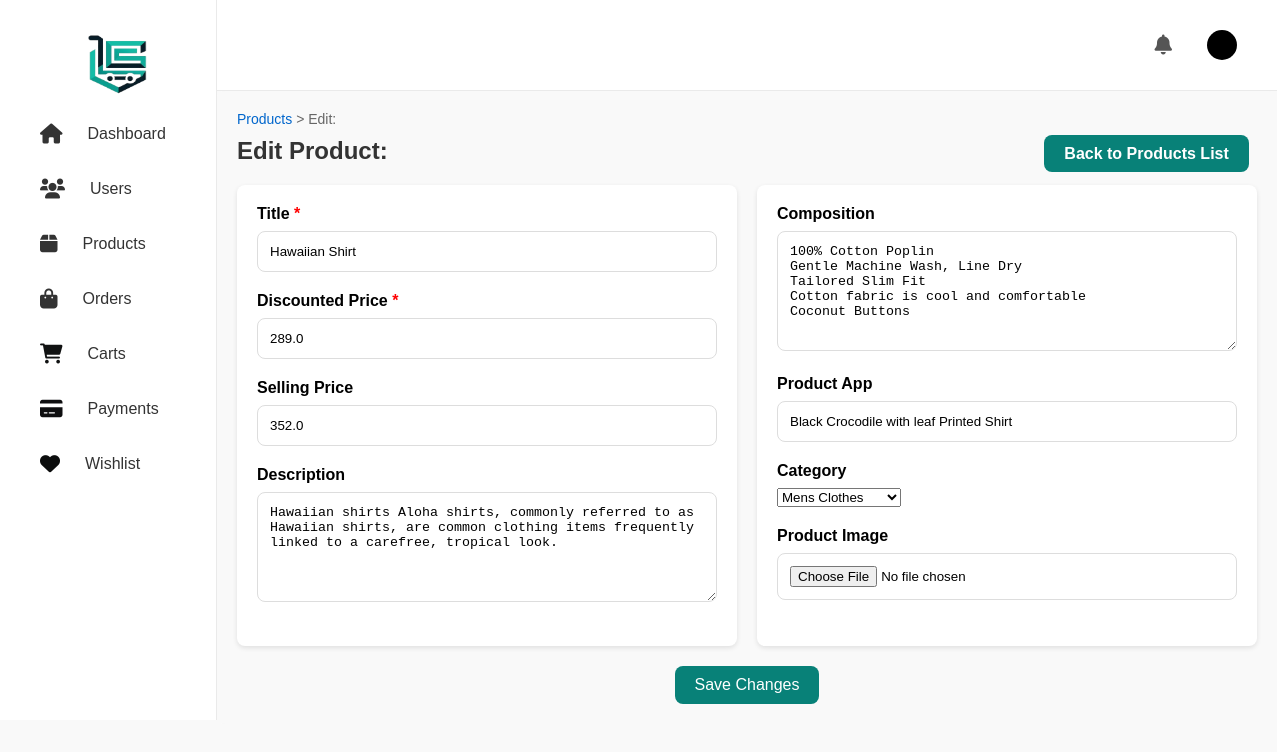
Screenshot of /dashboard/products/edit/23/ with the database file from the repository.
### app/models.py (models this page shows, shortened)
class Product(models.Model):
    title = models.CharField(max_length=100)
    selling_price = models.FloatField()
    discounted_price = models.FloatField()
    description = models.TextField()
    composition = models.TextField(default='', blank=True)
    prodapp = models.TextField(default='', blank=True)
    category = models.CharField(choices=CATEGORY_CHOICES, max_length=2)
    product_image = models.ImageField(upload_to='product')
    created_at = models.DateTimeField(auto_now_add=True)

### app/views.py (the view)
# urls.py: path('dashboard/products/edit/<int:product_id>/', views.edit_product, name='edit_product'),
def edit_product(request, product_id):
    product = get_object_or_404(Product, id=product_id)
    if request.method == 'POST':
        form = ProductForm(request.POST, instance=product)
        if form.is_valid():
            form.save()
            messages.success(request, f'Product "{product.title}" updated successfully!')
            return redirect('dashboard_products')  # Redirect to the products list page
    else:
        form = ProductForm(instance=product)
    return render(request, 'app/admin_edit_product.html', {'form': form})

### app/forms.py
class ProductForm(forms.ModelForm):
    class Meta:
        model = Product
        fields = ['title', 'selling_price', 'discounted_price', 'description', 'composition', 'prodapp', 'category', 'product_image']

### templates/app/admin_edit_product.html (shortened to what this page needs)
{% extends 'app/dashboard_static.html' %}
{% load static %}
{% block edit_products %}
    <div class="edit-product-container">
        <nav class="breadcrumb">
            <a href="{% url 'dashboard_products' %}">Products</a> &gt;
            <span>Edit: {{ product.title }}</span>
        </nav>
        <p class="edit-product-title">Edit Product: {{ product.title }}
        <a href="{% url 'dashboard_products' %}" class="back-link">Back to Products List</a></p>
        <div class="edit-product-content">
            <form method="POST" enctype="multipart/form-data" class="edit-product-form">
                <div class="form-grid">
                    <div class="form-left">
                        <div class="form-group">
                            <label for="title" class="form-label">Title <span class="required">*</span></label>
                            <input type="text" id="title" name="title" value="{{ form.title.value }}" required class="form-input" placeholder="Enter product title">
                        </div>
                        <div class="form-group">
                            <label for="selling_price" class="form-label">Discounted Price <span class="required">*</span></label>
                            <input type="number" id="selling_price" name="selling_price" value="{{ form.selling_price.value }}" required class="form-input" placeholder="Enter selling price">
                        </div>
                        <div class="form-group">
                            <label for="discounted_price" class="form-label">Selling Price </label>
                            <input type="number" id="discounted_price" name="discounted_price" value="{{ form.discounted_price.value }}" class="form-input" placeholder="Enter discounted price">
                        </div>
                        <div class="form-group">
                            <label for="description" class="form-label">Description</label>
                            <textarea id="description" name="description" class="form-input" placeholder="Enter product description">{{ form.description.value }}</textarea>
                        </div>
                    </div>
                    <div class="form-right">
                        <div class="form-group">
                            <label for="composition" class="form-label">Composition</label>
                            <textarea id="composition" name="composition" class="form-input" placeholder="Enter product composition">{{ form.composition.value }}</textarea>
                        </div>
                        <div class="form-group">
                            <label for="prodapp" class="form-label">Product App</label>
                            <input type="text" id="prodapp" name="prodapp" value="{{ form.prodapp.value }}" class="form-input" placeholder="Enter product app info">
                        </div>
                        <div class="form-group">
                            <label for="category" class="form-label">Category</label>
                            {{ form.category }}
                        </div>
                        <div class="form-group">
                            <label for="product_image" class="form-label">Product Image</label>
                            <input type="file" id="product_image" name="product_image" class="form-input">
                        </div>
                    </div>
                </div>
                <div class="form-action">
                    <button type="submit" class="btn btn-primary">Save Changes</button>
                </div>
            </form>
        </div>
    </div>
{% endblock edit_products %}

### templates/app/dashboard_static.html (style rules this page uses)
* { margin: 0; padding: 0; box-sizing: border-box; }
body { font-family: Arial, sans-serif; display: flex; height: 100vh; background-color: #f9f9f9; }
.btn { padding: 10px 20px; font-size: 14px; text-align: center; text-decoration: none; border-radius: 4px; cursor: pointer; }

### templates/app/admin_edit_product.html (style rules this page uses)
.edit-product-container { background-color: #f9f9f9; padding: 20px; border-radius: 8px; width: 100%; }
.breadcrumb { font-size: 14px; color: #666; margin-bottom: 10px; }
.breadcrumb a { color: #0066cc; text-decoration: none; }
.edit-product-title { font-size: 24px; color: #333; margin-bottom: 20px; font-weight: bold; }
.edit-product-content { display: flex; justify-content: space-between; gap: 20px; }
.form-grid { display: grid; grid-template-columns: 1fr 1fr; gap: 20px; }
.form-left, .form-right { background-color: #fff; padding: 20px; border-radius: 8px; box-shadow: 0 2px 5px rgba(0, 0, 0, 0.1); width: 500px; }
.form-group { margin-bottom: 20px; }
.form-label { font-weight: bold; display: block; margin-bottom: 8px; }
.form-input { width: 100%; padding: 12px; border-radius: 8px; border: 1px solid #ddd; box-sizing: border-box; }
.form-action { text-align: center; margin-top: 20px; }
.btn { padding: 10px 20px; background-color: #088178; color: white; border: none; border-radius: 8px; cursor: pointer; font-size: 16px; }
.back-link { padding: 10px 20px; background-color: #088178; color: white; border: none; border-radius: 8px; cursor: pointer; font-size: 16px; margin-left: 650px; text-decoration: none; }
.required { color: red; }
#composition { height: 120px; }
#description { height: 110px; }

### rows the page displays
Product: title "Hawaiian Shirt", selling_price "289.0", discounted_price "352.0", description "Hawaiian shirts Aloha shirts, commonly referred to as Hawaiian shirts, are common clothing items frequently linked to a carefree, tropical look.", composition "100% Cotton Poplin Gentle Machine Wash, Line Dry Tailored Slim Fit Cotton fabric is cool and comfortable Coconut Buttons", prodapp "Black Crocodile with leaf Printed Shirt", category "Mens Clothes"
